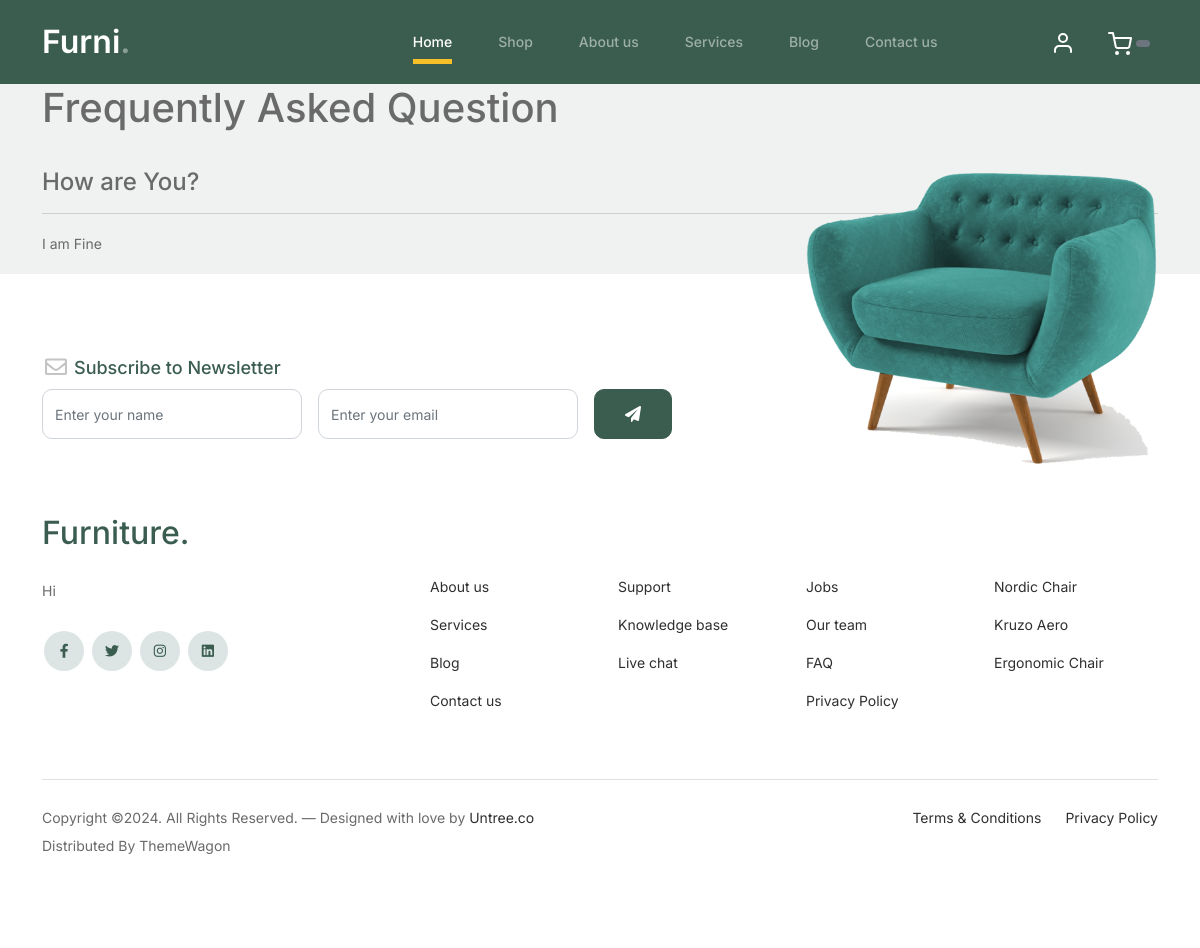
Before: /User/FAQ.php with the older database file.
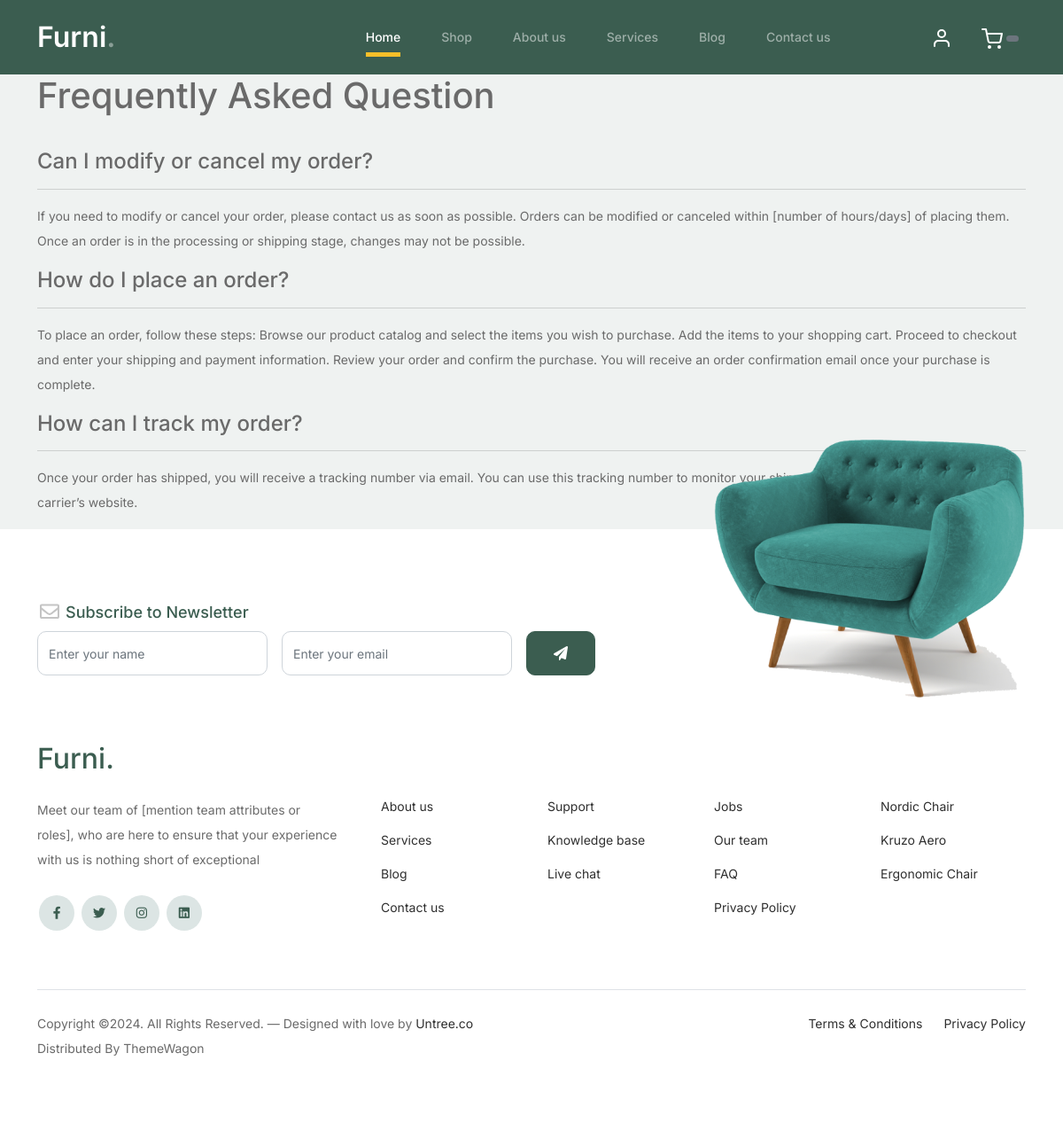
After: the same page with the newer database file.
### tables this page shows
CREATE TABLE `faq` (
  `ID` int(11) NOT NULL,
  `Question` varchar(200) NOT NULL,
  `Answer` varchar(1000) NOT NULL,
  `Added_At` int(11) NOT NULL
);

CREATE TABLE `website_info` (
  `ID` int(11) NOT NULL,
  `Name` varchar(25) NOT NULL,
  `Description` varchar(500) NOT NULL,
  `E-Mail` varchar(30) NOT NULL,
  `Phone Number` varchar(15) NOT NULL,
  `Address` varchar(50) NOT NULL,
  `Facebook Link` varchar(100) NOT NULL,
  `Insta Link` varchar(100) NOT NULL,
  `Timing` time NOT NULL,
  `Added_At` timestamp NOT NULL DEFAULT current_timestamp()
);

### User/FAQ.php (the view, shortened to what this page needs)
<!DOCTYPE html>
<html lang="en">
<head>
</head>
<body>
<?php include("header.php") ?>
<div class="container">
<h1>Frequently Asked Question</h1>
<br>
<?php
$query="SELECT * FROM `faq`";
$result=mysqli_query($conn,$query);
?>
    <?php
    while ( $data=mysqli_fetch_array($result)) {
        echo "
        <h4>$data[1]</h4><hr>
        <p>$data[2]</p>
        ";
    }
    ?>
    </div>
<?php include("footer.php") ?>
</body>
</html>

### User/footer.php (shortened to what this page needs)
<?php
	include("../connection.php");
$query="SELECT * FROM `website_info`";
$result=mysqli_query($conn,$query);
$data=mysqli_fetch_array($result);
?>
<footer class="footer-section">
			<div class="container relative">
				<div class="sofa-img">
					<img src="images/sofa.png" alt="Image" class="img-fluid">
				</div>
				<div class="row">
					<div class="col-lg-8">
						<div class="subscription-form">
							<h3 class="d-flex align-items-center"><span class="me-1"><img src="images/envelope-outline.svg" alt="Image" class="img-fluid"></span><span>Subscribe to Newsletter</span></h3>
							<form action="#" class="row g-3">
								<div class="col-auto">
									<input type="text" class="form-control" placeholder="Enter your name">
								</div>
								<div class="col-auto">
									<input type="email" class="form-control" placeholder="Enter your email">
								</div>
								<div class="col-auto">
									<button class="btn btn-primary">
										<span class="fa fa-paper-plane"></span>
									</button>
								</div>
							</form>
						</div>
					</div>
				</div>
				<div class="row g-5 mb-5">
					<div class="col-lg-4">
						<div class="mb-4 footer-logo-wrap"><a href="#" class="footer-logo"><?php echo "$data[1]"; ?><span>.</span></a></div>
						<p class="mb-4"><?php echo"$data[2]" ?></p>
						<ul class="list-unstyled custom-social">
							<li><a href="<?php echo"$data[6]" ?>"><span class="fa fa-brands fa-facebook-f"></span></a></li>
							<li><a href="#"><span class="fa fa-brands fa-twitter"></span></a></li>
							<li><a href="<?php echo"$data[7]" ?>"><span class="fa fa-brands fa-instagram"></span></a></li>
							<li><a href="#"><span class="fa fa-brands fa-linkedin"></span></a></li>
						</ul>
					</div>
					<div class="col-lg-8">
						<div class="row links-wrap">
							<div class="col-6 col-sm-6 col-md-3">
								<ul class="list-unstyled">
									<li><a href="about.php">About us</a></li>
									<li><a href="#">Services</a></li>
									<li><a href="#">Blog</a></li>
									<li><a href="contact.php">Contact us</a></li>
								</ul>
							</div>
							<div class="col-6 col-sm-6 col-md-3">
								<ul class="list-unstyled">
									<li><a href="#">Support</a></li>
									<li><a href="#">Knowledge base</a></li>
									<li><a href="#">Live chat</a></li>
								</ul>
							</div>
							<div class="col-6 col-sm-6 col-md-3">
								<ul class="list-unstyled">
									<li><a href="#">Jobs</a></li>
									<li><a href="#">Our team</a></li>
									<li><a href="FAQ.php">FAQ</a></li>
									<li><a href="privacypolicy.php">Privacy Policy</a></li>
								</ul>
							</div>
							<div class="col-6 col-sm-6 col-md-3">
								<ul class="list-unstyled">
									<li><a href="#">Nordic Chair</a></li>
									<li><a href="#">Kruzo Aero</a></li>
									<li><a href="#">Ergonomic Chair</a></li>
								</ul>
							</div>
						</div>
					</div>
				</div>
				<div class="border-top copyright">
					<div class="row pt-4">
						<div class="col-lg-6">
							<p class="mb-2 text-center text-lg-start">Copyright &copy;. All Rights Reserved. &mdash; Designed with love by <a href="https://untree.co">Untree.co</a> Distributed By <a hreff="https://themewagon.com">ThemeWagon</a>
            </p>
						</div>
						<div class="col-lg-6 text-center text-lg-end">
							<ul class="list-unstyled d-inline-flex ms-auto">
								<li class="me-4"><a href="#">Terms &amp; Conditions</a></li>
								<li><a href="#">Privacy Policy</a></li>
							</ul>
						</div>
					</div>
				</div>
			</div>
		</footer>
	</body>
</html>

Changed rows visible on the page:
removed faq: Question "How are You?", Answer "I am Fine"
added faq: Question "Can I modify or cancel my order?", Answer "If you need to modify or cancel your order, please contact us as soon as possible. Orders can be modified or canceled within [number of hours/days] of placing them. Once an order is in the processing or shipping stage, changes may not be possible."
added faq: Question "How do I place an order?", Answer "To place an order, follow these steps: Browse our product catalog and select the items you wish to purchase. Add the items to your shopping cart. Proceed to checkout and enter your shipping and payment information. Review your order and confirm the purchase. You will receive an order confirmation email once your purchase is complete."
added faq: Question "How can I track my order?", Answer "Once your order has shipped, you will receive a tracking number via email. You can use this tracking number to monitor your shipment’s progress through our shipping carrier’s website."
changed website_info: Name "Furniture" → "Furni"; Description "Hi" → "Meet our team of [mention team attributes or roles], who are here to ensure that your experience with us is nothing short of exceptional"
